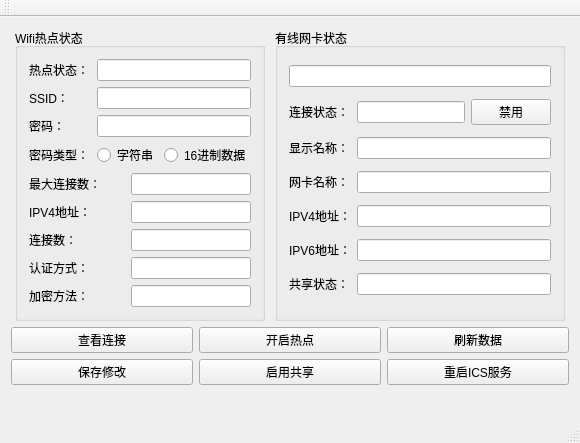
<?xml version="1.0" encoding="UTF-8"?>
<ui version="4.0">
 <class>WifiHotspotForm</class>
 <widget class="QMainWindow" name="WifiHotspotForm">
  <property name="geometry">
   <rect>
    <x>0</x>
    <y>0</y>
    <width>580</width>
    <height>443</height>
   </rect>
  </property>
  <property name="sizePolicy">
   <sizepolicy hsizetype="Fixed" vsizetype="Fixed">
    <horstretch>0</horstretch>
    <verstretch>0</verstretch>
   </sizepolicy>
  </property>
  <property name="maximumSize">
   <size>
    <width>580</width>
    <height>443</height>
   </size>
  </property>
  <property name="windowTitle">
   <string>WifiHotspotForm</string>
  </property>
  <widget class="QWidget" name="centralWidget">
   <layout class="QVBoxLayout" name="verticalLayout_5">
    <item>
     <layout class="QVBoxLayout" name="verticalLayout_4">
      <item>
       <layout class="QHBoxLayout" name="horizontalLayout">
        <item>
         <widget class="QGroupBox" name="groupBox">
          <property name="sizePolicy">
           <sizepolicy hsizetype="Fixed" vsizetype="Preferred">
            <horstretch>0</horstretch>
            <verstretch>0</verstretch>
           </sizepolicy>
          </property>
          <property name="title">
           <string>Wifi热点状态</string>
          </property>
          <layout class="QGridLayout" name="gridLayout">
           <item row="0" column="0">
            <widget class="QLabel" name="label">
             <property name="text">
              <string>热点状态：</string>
             </property>
            </widget>
           </item>
           <item row="0" column="1" colspan="3">
            <widget class="QLineEdit" name="lineEdit_hotspotStatus"/>
           </item>
           <item row="1" column="0">
            <widget class="QLabel" name="label_2">
             <property name="text">
              <string>SSID：</string>
             </property>
            </widget>
           </item>
           <item row="1" column="1" colspan="3">
            <widget class="QLineEdit" name="lineEdit_SSID"/>
           </item>
           <item row="2" column="0">
            <widget class="QLabel" name="label_3">
             <property name="text">
              <string>密码：</string>
             </property>
            </widget>
           </item>
           <item row="2" column="1" colspan="3">
            <widget class="QLineEdit" name="lineEdit_password"/>
           </item>
           <item row="3" column="0">
            <widget class="QLabel" name="label_4">
             <property name="text">
              <string>密码类型：</string>
             </property>
            </widget>
           </item>
           <item row="3" column="1" colspan="2">
            <widget class="QRadioButton" name="radioButton_string">
             <property name="text">
              <string>字符串</string>
             </property>
            </widget>
           </item>
           <item row="3" column="3">
            <widget class="QRadioButton" name="radioButton">
             <property name="text">
              <string>16进制数据</string>
             </property>
            </widget>
           </item>
           <item row="4" column="0" colspan="2">
            <widget class="QLabel" name="label_5">
             <property name="text">
              <string>最大连接数：</string>
             </property>
            </widget>
           </item>
           <item row="4" column="2" colspan="2">
            <widget class="QLineEdit" name="lineEdit_maxConnections"/>
           </item>
           <item row="5" column="0">
            <widget class="QLabel" name="label_6">
             <property name="text">
              <string>IPV4地址：</string>
             </property>
            </widget>
           </item>
           <item row="5" column="2" colspan="2">
            <widget class="QLineEdit" name="lineEdit_IPv4"/>
           </item>
           <item row="6" column="0">
            <widget class="QLabel" name="label_7">
             <property name="text">
              <string>连接数：</string>
             </property>
            </widget>
           </item>
           <item row="6" column="2" colspan="2">
            <widget class="QLineEdit" name="lineEdit_connections"/>
           </item>
           <item row="7" column="0">
            <widget class="QLabel" name="label_8">
             <property name="text">
              <string>认证方式：</string>
             </property>
            </widget>
           </item>
           <item row="7" column="2" colspan="2">
            <widget class="QLineEdit" name="lineEdit_authentication"/>
           </item>
           <item row="8" column="0">
            <widget class="QLabel" name="label_9">
             <property name="text">
              <string>加密方法：</string>
             </property>
            </widget>
           </item>
           <item row="8" column="2" colspan="2">
            <widget class="QLineEdit" name="lineEdit_methodsPassword"/>
           </item>
          </layout>
         </widget>
        </item>
        <item>
         <widget class="QGroupBox" name="groupBox_2">
          <property name="sizePolicy">
           <sizepolicy hsizetype="Fixed" vsizetype="Preferred">
            <horstretch>0</horstretch>
            <verstretch>0</verstretch>
           </sizepolicy>
          </property>
          <property name="title">
           <string>有线网卡状态</string>
          </property>
          <layout class="QGridLayout" name="gridLayout_2">
           <item row="0" column="0" colspan="3">
            <widget class="QLineEdit" name="lineEdit_networkCard"/>
           </item>
           <item row="1" column="0">
            <widget class="QLabel" name="label_10">
             <property name="text">
              <string>连接状态：</string>
             </property>
            </widget>
           </item>
           <item row="1" column="1">
            <widget class="QLineEdit" name="lineEdit_connectStatus"/>
           </item>
           <item row="1" column="2">
            <widget class="QPushButton" name="pushButton">
             <property name="text">
              <string>禁用</string>
             </property>
            </widget>
           </item>
           <item row="2" column="0">
            <widget class="QLabel" name="label_11">
             <property name="text">
              <string>显示名称：</string>
             </property>
            </widget>
           </item>
           <item row="2" column="1" colspan="2">
            <widget class="QLineEdit" name="lineEdit_wlanName"/>
           </item>
           <item row="3" column="0">
            <widget class="QLabel" name="label_12">
             <property name="text">
              <string>网卡名称：</string>
             </property>
            </widget>
           </item>
           <item row="3" column="1" colspan="2">
            <widget class="QLineEdit" name="lineEdit_CardName"/>
           </item>
           <item row="4" column="0">
            <widget class="QLabel" name="label_13">
             <property name="text">
              <string>IPV4地址：</string>
             </property>
            </widget>
           </item>
           <item row="4" column="1" colspan="2">
            <widget class="QLineEdit" name="lineEdit_IPV4address"/>
           </item>
           <item row="5" column="0">
            <widget class="QLabel" name="label_14">
             <property name="text">
              <string>IPV6地址：</string>
             </property>
            </widget>
           </item>
           <item row="5" column="1" colspan="2">
            <widget class="QLineEdit" name="lineEdit_IPV6"/>
           </item>
           <item row="6" column="0">
            <widget class="QLabel" name="label_15">
             <property name="text">
              <string>共享状态：</string>
             </property>
            </widget>
           </item>
           <item row="6" column="1" colspan="2">
            <widget class="QLineEdit" name="lineEdit_sharedStatus"/>
           </item>
          </layout>
         </widget>
        </item>
       </layout>
      </item>
      <item>
       <layout class="QHBoxLayout" name="horizontalLayout_2">
        <item>
         <layout class="QVBoxLayout" name="verticalLayout">
          <item>
           <widget class="QPushButton" name="pushButton_queryConnect">
            <property name="text">
             <string>查看连接</string>
            </property>
           </widget>
          </item>
          <item>
           <widget class="QPushButton" name="pushButton_SaveChange">
            <property name="text">
             <string>保存修改</string>
            </property>
           </widget>
          </item>
          <item>
           <spacer name="verticalSpacer">
            <property name="orientation">
             <enum>Qt::Vertical</enum>
            </property>
            <property name="sizeHint" stdset="0">
             <size>
              <width>20</width>
              <height>40</height>
             </size>
            </property>
           </spacer>
          </item>
         </layout>
        </item>
        <item>
         <layout class="QVBoxLayout" name="verticalLayout_2">
          <item>
           <widget class="QPushButton" name="pushButton_startHotspot">
            <property name="text">
             <string>开启热点</string>
            </property>
           </widget>
          </item>
          <item>
           <widget class="QPushButton" name="pushButton_startShared">
            <property name="text">
             <string>启用共享</string>
            </property>
           </widget>
          </item>
          <item>
           <spacer name="verticalSpacer_2">
            <property name="orientation">
             <enum>Qt::Vertical</enum>
            </property>
            <property name="sizeHint" stdset="0">
             <size>
              <width>20</width>
              <height>40</height>
             </size>
            </property>
           </spacer>
          </item>
         </layout>
        </item>
        <item>
         <layout class="QVBoxLayout" name="verticalLayout_3">
          <item>
           <widget class="QPushButton" name="pushButton_refreshData">
            <property name="text">
             <string>刷新数据</string>
            </property>
           </widget>
          </item>
          <item>
           <widget class="QPushButton" name="pushButton_restart">
            <property name="text">
             <string>重启ICS服务</string>
            </property>
           </widget>
          </item>
          <item>
           <spacer name="verticalSpacer_3">
            <property name="orientation">
             <enum>Qt::Vertical</enum>
            </property>
            <property name="sizeHint" stdset="0">
             <size>
              <width>20</width>
              <height>40</height>
             </size>
            </property>
           </spacer>
          </item>
         </layout>
        </item>
       </layout>
      </item>
     </layout>
    </item>
   </layout>
  </widget>
  <widget class="QMenuBar" name="menuBar">
   <property name="geometry">
    <rect>
     <x>0</x>
     <y>0</y>
     <width>580</width>
     <height>23</height>
    </rect>
   </property>
  </widget>
  <widget class="QToolBar" name="mainToolBar">
   <attribute name="toolBarArea">
    <enum>TopToolBarArea</enum>
   </attribute>
   <attribute name="toolBarBreak">
    <bool>false</bool>
   </attribute>
  </widget>
  <widget class="QStatusBar" name="statusBar"/>
 </widget>
 <layoutdefault spacing="6" margin="11"/>
 <resources/>
 <connections/>
</ui>
